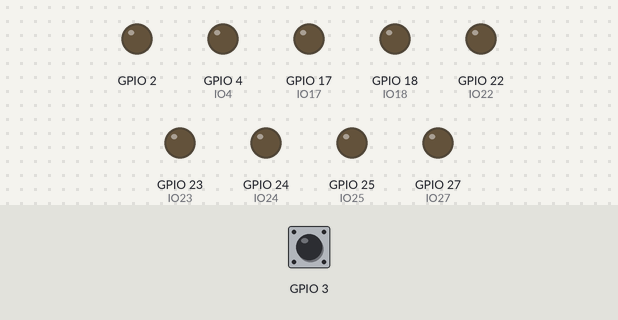
Bench run of a program on a simulated Raspberry Pi (BCM pin numbers). Parts: output pins drawn as LEDs (lit = HIGH). Inputs (shaded band) come from the test bench; at power-on: GPIO 3 HIGH. What the program prints to the terminal is not drawn. At 0.0 s the program stops and its outputs stay as they are.

Above: at 0.1 s.
Timing chart, 0 to 1.5 s (numbered marks = the images above):
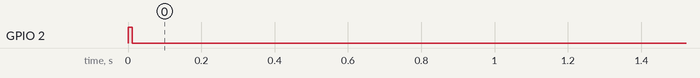

The program:

fastTests.py
```python
#!/usr/bin/env python

'''blinkLEDs.py

Code to blink all of the LEDs on the GVS-Cfg card for a Raspberry Pi Model B Plus.

This code must be run as Superuser on the Raspberry Pi.

============
Dependencies
============

Need to:

* sudo apt-get install python-dev
* sudo apt-get install python-pip python2.7-dev
* sudo apt-get install python-rpi.gpio
* sudo pip install flask

====
Code
====
'''

import RPi.GPIO as GPIO
import os
import time

# Assign all of the GPIO lines (by board pin numbering) to their corresponding jacks
# on the GVS card.

I2C_3 = 2
I2C_4 = 3
UART_3 = 14
UART_4 = 15
SPI0_3 = 10
SPI0_4 = 9
SPI0_5 = 11
SPI0_6 = 8
SPI1_6 = 7
IO4 = 4
IO5 = 5
IO6 = 6
IO12 = 12
IO13 = 13
IO16 = 16
IO17 = 17
IO18 = 18
IO19 = 19
IO20 = 20
IO21 = 21
IO22 = 22
IO23 = 23
IO24 = 24
IO25 = 25
IO26 = 26
IO27 = 27

def blinkLED(channel):
	'''Function to blink an LED attached to an output channel
	Drives line high for a short time and then drives it low.
	The high level output turns on the LED.
	'''
	GPIO.output(channel, 1)
	time.sleep(0.5)
	GPIO.output(channel, 0)

def testPair(ch1,ch2):
	'''Function to test I/O Pair.
	Sets one pin to be an output and the other pin to be an input.
	Set the output high and check the input matches.
	Set the output low and check the output matches.
	Then switch the input/output channels and repeat.
	'''
	GPIO.setup(ch1, GPIO.OUT)
	GPIO.setup(ch2, GPIO.IN)
	GPIO.output(ch1, 1)
	time.sleep(0.01)
	if GPIO.input(ch2) != 1:
		print 'Error reading high on channels', ch1, ch2
		return False
	GPIO.output(ch1, 0)
	time.sleep(0.01)
	if GPIO.input(ch2) != 0:
		print 'Error reading low on channels', ch1, ch2
		return False
	GPIO.setup(ch1, GPIO.IN)
	#
	GPIO.setup(ch2, GPIO.OUT)
	GPIO.setup(ch1, GPIO.IN)
	GPIO.output(ch2, 1)
	time.sleep(0.01)
	if GPIO.input(ch1) != 1:
		print 'Error reading high on channels', ch1, ch2
		return False
	GPIO.output(ch2, 0)
	time.sleep(0.01)
	if GPIO.input(ch1) != 0:
		print 'Error reading low on channels', ch1, ch2
		return False
	GPIO.setup(ch2, GPIO.IN)
	return True

def daisyTests():
	if testPair(I2C_3,I2C_4) == False:
		print 'Test failed'
		return False
	if testPair(UART_3,UART_4) == False:
		print 'Test failed'
		return False
	if testPair(SPI0_3,SPI0_4) == False:
		print 'Test failed'
		return False
	if testPair(SPI0_5,SPI0_6) == False:
		print 'Test failed'
		return False
	if testPair(SPI1_6,IO5) == False:
		print 'Test failed'
		return False
	if testPair(IO6,IO12) == False:
		print 'Test failed'
		return False
	if testPair(IO13,IO19) == False:
		print 'Test failed'
		return False
	if testPair(IO16,IO26) == False:
		print 'Test failed'
		return False
	if testPair(IO20,IO21) == False:
		print 'Test failed'
		return False
	return True

GPIO.setmode(GPIO.BCM)	# setup GPIO using Board numbering

# Set all of the pins to outputs

GPIO.setup(IO4, GPIO.OUT)
GPIO.setup(IO18, GPIO.OUT)
GPIO.setup(IO17, GPIO.OUT)
GPIO.setup(IO27, GPIO.OUT)
GPIO.setup(IO23, GPIO.OUT)
GPIO.setup(IO22, GPIO.OUT)
GPIO.setup(IO24, GPIO.OUT)
GPIO.setup(IO25, GPIO.OUT)

# Blink all of the LEDs one at a time forever
# CTRL-C to exit which is not a particularly elegant exit strategy, but this is a demo program

while 1:
	if daisyTests() == True:
		print 'Daisy test passed'
	else:
		print 'Daisy test failed'
		break;
	blinkLED(IO4)
	blinkLED(IO18)
	blinkLED(IO17)
	blinkLED(IO27)
	blinkLED(IO23)
	blinkLED(IO22)
	blinkLED(IO24)
	blinkLED(IO25)
```

Measured:
- by itself, GPIO 2: LOW → HIGH at 0.00 s, → LOW 0.01 s later
